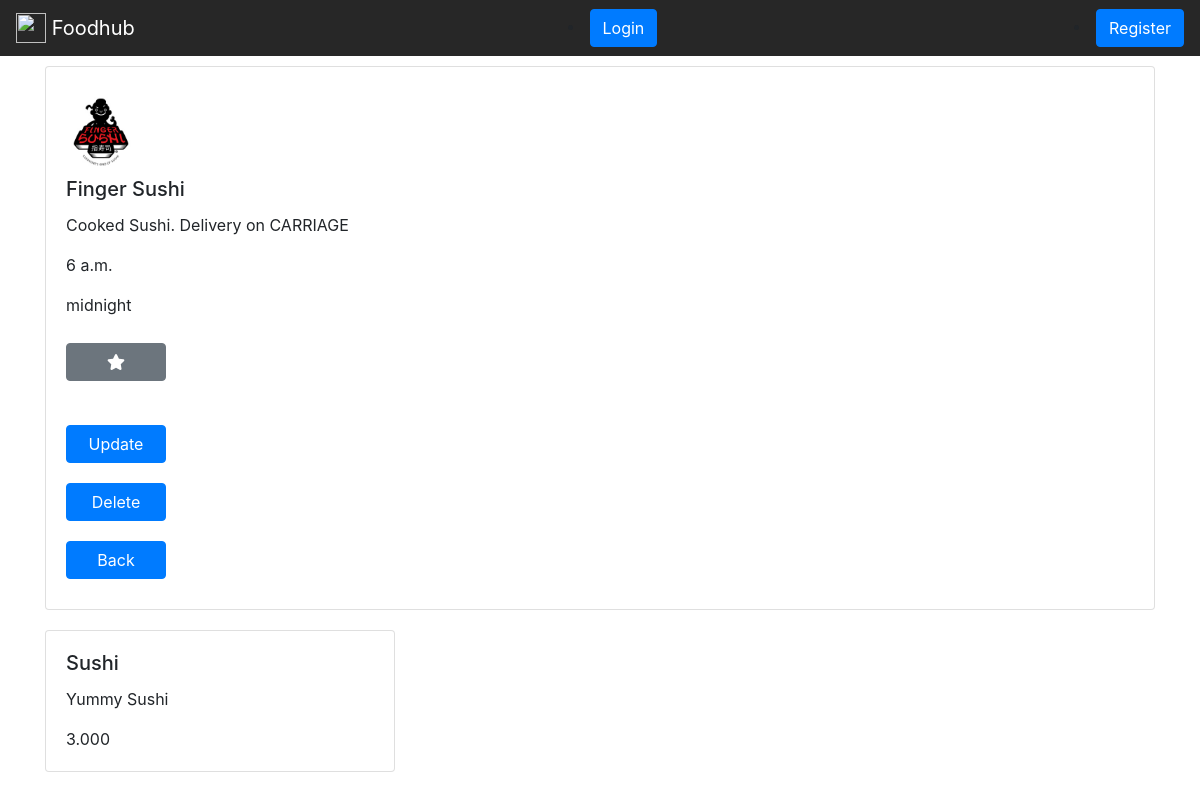
Screenshot of /detail/7/ with the database file from the repository.
### restaurants/models.py (models this page shows, shortened)
class Restaurant(models.Model):
    name = models.CharField(max_length=200)
    description = models.TextField()
    openingtime = models.TimeField()
    closingtime = models.TimeField()
    logo = models.ImageField(null=True)

class Item(models.Model):
    name = models.CharField(max_length=200)
    description = models.TextField()
    price = models.CharField(max_length=200)
    restaurant = models.ForeignKey(Restaurant , default=1 , on_delete=models.CASCADE)

### restaurants/views.py (the view)
# urls.py: path('detail/<int:my_id>/', views.detail, name="detail"),
def detail(request, my_id):
    restaurant = Restaurant.objects.get(id=my_id)
    items = Item.objects.filter(restaurant=restaurant)
    context={
        'restaurant': restaurant,
        'items' : items,
    }
    return render(request,'detail.html',context)

### restaurants/templates/detail.html (shortened to what this page needs)
{% extends 'base.html'%}
{% block bodycontent %}
       <div class="row">
         <div class="col-lg-12">
           <div class="card">
             <div class="card-body">
              <img class="card-img-top" src="{{restaurant.logo.url}}" alt="Card image cap">
               <h5 class="card-title">{{restaurant.name}}</h5>
               <p class="card-text">{{restaurant.description}}</p>
               <p class="card-text">{{restaurant.openingtime}}</p>
               <p class="card-text">{{restaurant.closingtime}}</p>
           <button class="btn btn-secondary custom-button" onclick="favourateButton()">
              <i class="fas fa-star"></i>
           </button><br/><br/>
		       <a class="btn btn-primary custom-button" href="{% url 'update' res_id=restaurant.id %}">Update</a><br/>
		       <a class="btn btn-primary custom-button" href="{% url 'delete' res_id=restaurant.id %}">Delete</a><br/>
		       <a class="btn btn-primary custom-button" href="{% url 'list' %}">Back</a><br/>
             </div>
           </div>
         </div>
       </div>
       <div class="row">
       {% for item in items %}
         <div class="col-lg-4">
           <div class="card">
             <div class="card-body">
               <h5 class="card-title">{{item.name}}</h5>
               <p class="card-text">{{item.description}}</p>
               <p class="card-text">{{item.price}}</p>
             </div>
           </div>
         </div>
         {% endfor %}
       </div>
{% endblock %}

### restaurants/static/style.css (style rules this page uses)
body { background-image: url(http://gf-verified.com/wp-content/uploads/2016/06/Main-Background.jpg)!important; background-size:110% !important; }
.card { margin: 10px 0px 10px 0px; }
.card-img-top { width:70px !important; height: 70px !important; margin: 10px 0px 10px 0px !important; }
.custom-button { width: 100px !important; margin: 10px 0px 10px 0px !important }

### rows the page displays
Restaurant: logo (picture), name "Finger Sushi", description "Cooked Sushi. Delivery on CARRIAGE", openingtime "6 a.m.", closingtime "midnight"
Item: name "Sushi", description "Yummy Sushi", price "3.000"
